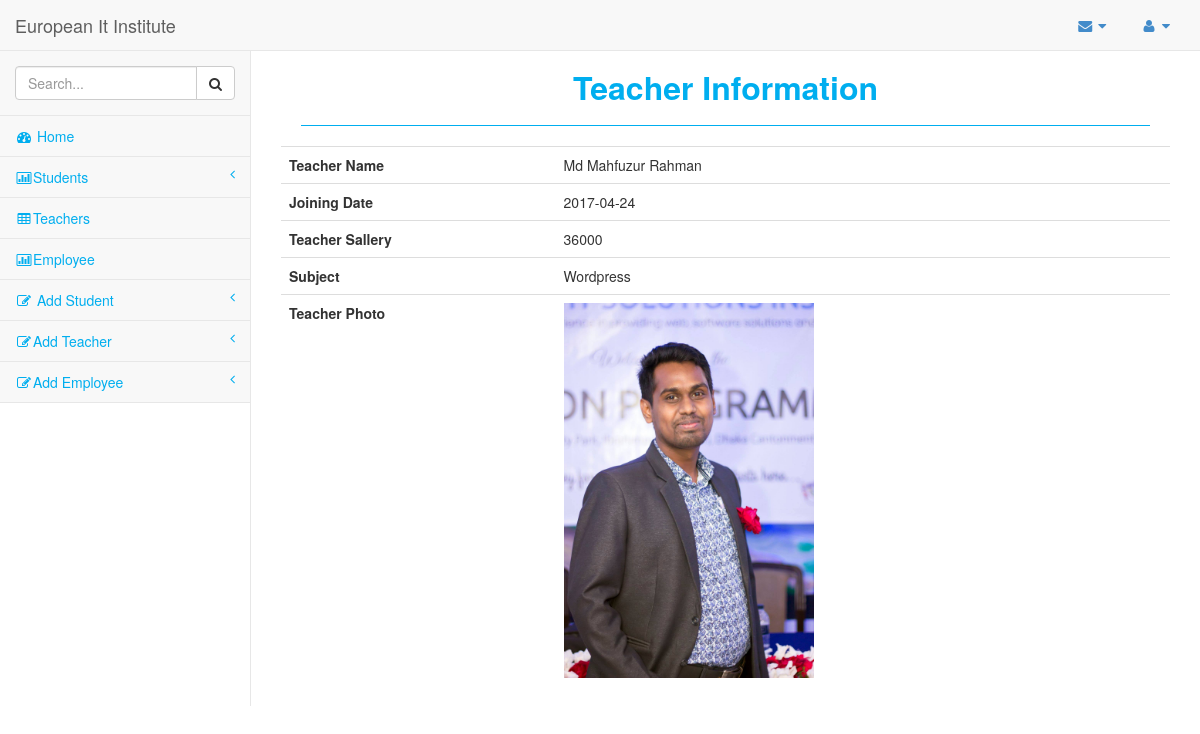
The page /teacher_view.php?id=2 (signed in) on the database its author committed.
### tables this page shows
CREATE TABLE `teachers` (
  `teacher_id` int(11) NOT NULL,
  `teacher_name` varchar(50) NOT NULL,
  `join_date` date NOT NULL,
  `sallery` int(11) NOT NULL,
  `subject` varchar(50) NOT NULL,
  `teacher_pic` varchar(255) NOT NULL
);

### teacher_view.php (the view, shortened to what this page needs)
<?php
    $db_host = "localhost";
    $db_user = "root";
    $db_pass = "";
    $db_name = "classproject";
	$conn = mysqli_connect($db_host,$db_user,$db_pass,$db_name);
	$id = $_GET['id'];
	$sql = "SELECT * FROM teachers WHERE teacher_id = $id";
	$result = mysqli_query($conn,$sql);
	$std = mysqli_fetch_assoc($result);
?>
<?php include_once('inc/header.php'); ?>
<div id="page-wrapper">
    <div class="row">
        <div class="col-lg-12">
            <h1 class="page-header">Teacher Information</h1>
        </div>
    </div>
    <div class="row">
        <div class="col-lg-12">
            <table class="table table-hover table-dark">
                <tr>
                    <th>Teacher Name</th>
                    <td><?php echo $std['teacher_name']; ?></td>
                </tr>
                <tr>
                    <th>Joining Date</th>
                    <td><?php echo $std['join_date']; ?></td>
                </tr>
                <tr>
                    <th>Teacher Sallery</th>
                    <td><?php echo $std['sallery']; ?></td>
                </tr>
                <tr>
                    <th>Subject</th>
                    <td><?php echo $std['subject']; ?></td>
                </tr>
                <tr>
                    <th>Teacher Photo</th>
                    <td><img width="250" src="<?php echo $std['teacher_pic']; ?>" alt=""> </td>
                </tr>
            </table>
        </div>
    </div>
</div>
</div>
</body>
</html>

### css/sb-admin.css (style rules this page uses)
body { padding-top: 100px; background-color: #fff; background-repeat:no-repeat; background-size:cover; }
@media (min-width:768px) { body { padding-top: 50px; } }
#page-wrapper { padding: 0 15px; min-height: 568px; background-color: #fff; }
@media (min-width:768px) { #page-wrapper { position: inherit; margin: 0 0 0 250px; padding: 0 30px; border-left: 1px solid #e7e7e7; } }

### css/style.css (style rules this page uses)
.page-header { margin: 20px; padding-bottom: 20px; }
#page-wrapper h1 { font-size: 32px; color: #00AEEF; font-weight: 700; }
#page-wrapper h1 { text-align: center; border-bottom: 1px solid; }

### rows shown on the page
teachers: teacher_name "Md Mahfuzur Rahman", join_date "2017-04-24", sallery "36000", subject "Wordpress", teacher_pic (picture)
